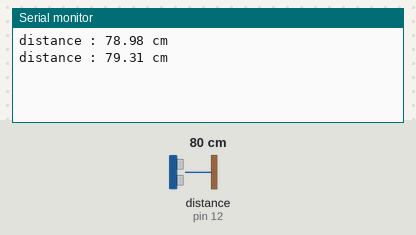
This sketch was run on a simulated Arduino Uno, built with avr-gcc and run on an emulated ATmega328P. Shown: the last lines printed to the serial monitor. Wiring (inferred from the names in the program): ultrasonic range finder: trigger pin 13; echo pin 12. The inputs (shaded band) are chosen by the test bench; at power-on: distance to the obstacle (sensor on pin 12) 80 cm. The echo pulse lasts 58.3 µs per cm.

Above: at 1.8 s.
1.9 s: distance to the obstacle (sensor on pin 12) set to 2 cm
At 2.3 s:
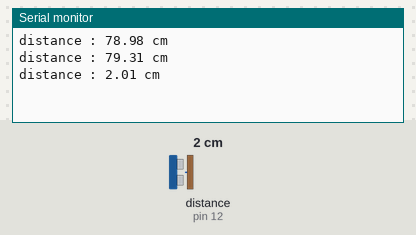
3.4 s: distance to the obstacle (sensor on pin 12) set to 4 cm
At 4.8 s:
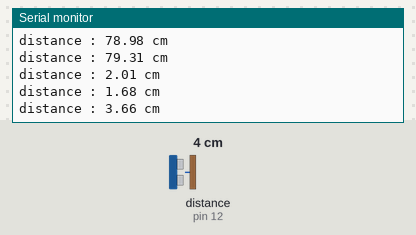
Timing chart, 0 to 6.4 s (numbered marks = the images above; inputs shaded):
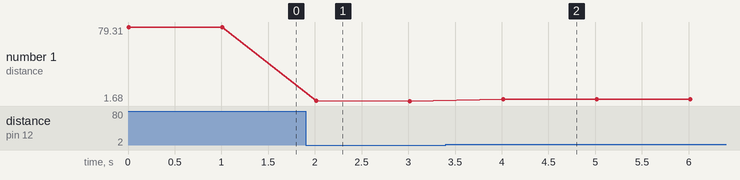

Measured:
- after the input at 1.9 s, the serial monitor: prints a new line after 0.11 s (image 1)
- after the input at 3.4 s, the serial monitor: prints a new line after 0.61 s (image 2)
- plotted number 1: 79.31 → 1.68 after the input at 1.9 s, 1.68 → 3.66 after the input at 3.4 s

The sketch:

ultrasonic.ino
```cpp
#include <NewPing.h>
const int trig_pin = 13;
const int echo_pin = 12;
const int max_dist = 15;
NewPing sonar(trig_pin, echo_pin, max_dist);
int pulse_width = 0;
float dist = 100;

void ultrasonic (void);

void setup() {
  pinMode(trig_pin, OUTPUT);
  pinMode(echo_pin, INPUT);
  Serial.begin(9600);
}

void loop() {
  ultrasonic();
  delay(1000);
  /*if ( dist<=15 ) {
    buggy_stop();
    while (true) {
      ultrasonic();
      if ( dist>=15 )
        break;
    }
  }*/
}

void ultrasonic (void) {
//clears
  digitalWrite(trig_pin, LOW);
  delayMicroseconds(2);
//give a pulse of 10 microseconds
//this will give an 8 cycle sonic burst, which will travel at the speed of sound
  digitalWrite(trig_pin, HIGH);
  delayMicroseconds(10);
  digitalWrite(trig_pin, LOW);
  pulse_width = pulseIn(echo_pin, HIGH);
  dist = pulse_width*0.034/2;
  Serial.print("distance : ");
  Serial.print(dist);
  Serial.println(" cm");
}

/*
  what is actually pulse_width in this case
  frequency = 40KHz //if frequency is so high, then shouldn't there be many pulses in a few microseconds
                      no because our pulse width (10) is less than time period (25)
                      after 12.5 microseconds, the direction will change?
    corresponding time period = 25 microseconds
  total pins : gnd, vcc, trigger, echo
      trig and echo - digital i/o
  speed of sound = 340m/s = 0.034cm/us
  let the pulse_width = 't' us
  distance = t*0.034/2 cm

  ultrasonic transmitter and receiver module
  range : 2 cm to 400 cm
  acoustically, soft materials like cloth can be difficult to detect

  pulseIn : detects the pulse, return time in microseconds, or returns zero if timeout is exceeded
    range 10 microseconds to 3 minutes
  Syntax
    pulseIn(pin, value)
    pulseIn(pin, value, timeout)
*/
```
